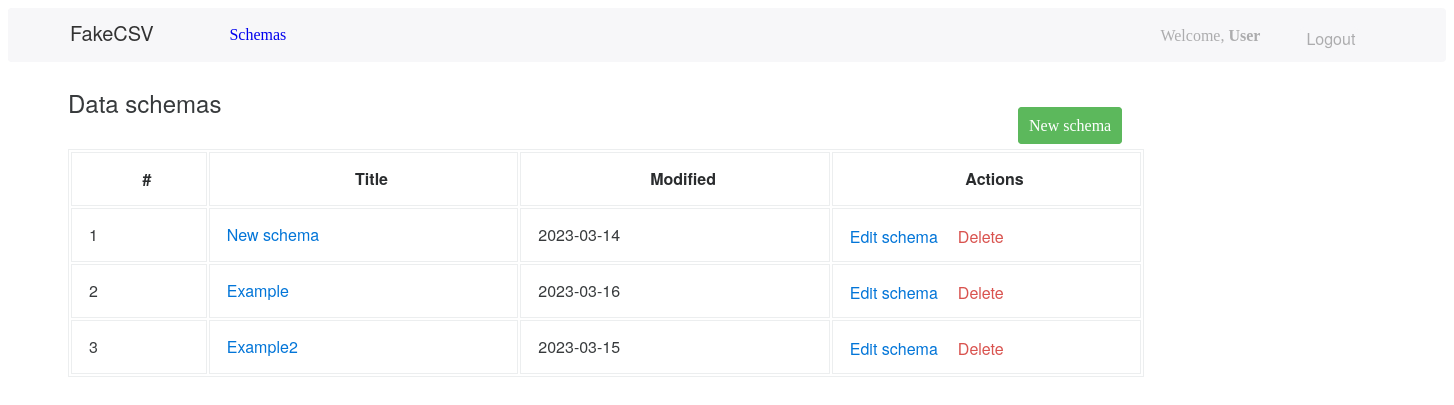
The app's page / (signed in), older data.
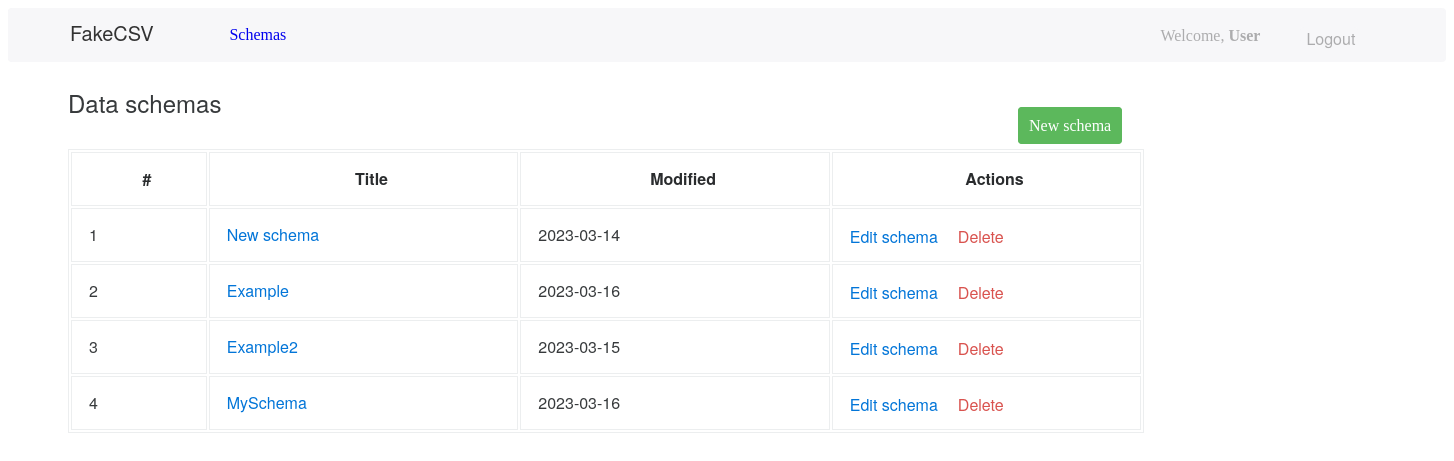
The same page, newer data.
### app/models.py (models this page shows, shortened)
class Schema(models.Model):
    schema_id = models.AutoField(primary_key=True)
    schema_user = models.ForeignKey(User, on_delete=models.CASCADE, related_name="schema_user")
    schema_name = models.TextField(max_length=128, verbose_name="Name")
    schema_column_separator = models.IntegerField(choices=SEPARATOR, default=0, verbose_name="Column separator")
    schema_string_character = models.IntegerField(choices=STRING_CHARACTER, default=0, verbose_name="String character")
    schema_columns = models.ManyToManyField(SchemaColumn, related_name="schema_columns")
    schema_last_modified = models.DateField(verbose_name="Modified", auto_now=True)
    @staticmethod
    def get_by_user_id(user_id):
        return Schema.objects.filter(schema_user=user_id).all()

### app/views.py (the view, shortened to what this page needs)
# urls.py: path("", views.index, name="index"),
@login_required(login_url="/login/")
def index(request):
    schemas = Schema.get_by_user_id(request.user.id)
    context = {
        "schemas": schemas,
    }
    return render(request, "index.html", context)

### template/index.html (shortened to what this page needs)
{% extends "base.html" %}
{% block content %}
      <p class="content__top-label">Data schemas</p>
      <a class="content__top-buttonnew" href="{% url 'add' %}">New schema</a>
  <table class="content_table">
    <tr>
      <th class="content__th-number" >#</th>
      <th class="content__th-title">Title</th>
      <th class="content__th-modified">Modified</th>
      <th class="content__th-action">Actions</th>
    </tr>
    {% for schema in schemas %}
    <tr>
      <td class="content__td-number"> {{ forloop.counter }} </td>
      <td class="content__td-title"> <a class="content__td-titlelink" href="{% url 'check_dataset' schema_id=schema.schema_id %}">{{ schema.schema_name }}</a>  </td>
      <td class="content__td-modified"> {{ schema.schema_last_modified|date:'Y-m-d' }} </td>
      <td class="content__td-action-index">
        <a href="{% url 'edit' schema_id=schema.schema_id %}" class="content_tb-editlink">Edit schema</a>
        <form class="content_index-form" id="id_delete_form_{{schema.schema_id}}" method="POST">
          <a href="#" onclick="submitForm('{{schema.schema_id}}')" class="content__add-link" >Delete</a>
        </form>
      </td>
    </tr>
    {% endfor %}
  </table>
{% endblock %}

Row changes from the older to the newer data that the page shows:
added Schema: schema_name "MySchema", schema_last_modified "2023-03-16"
